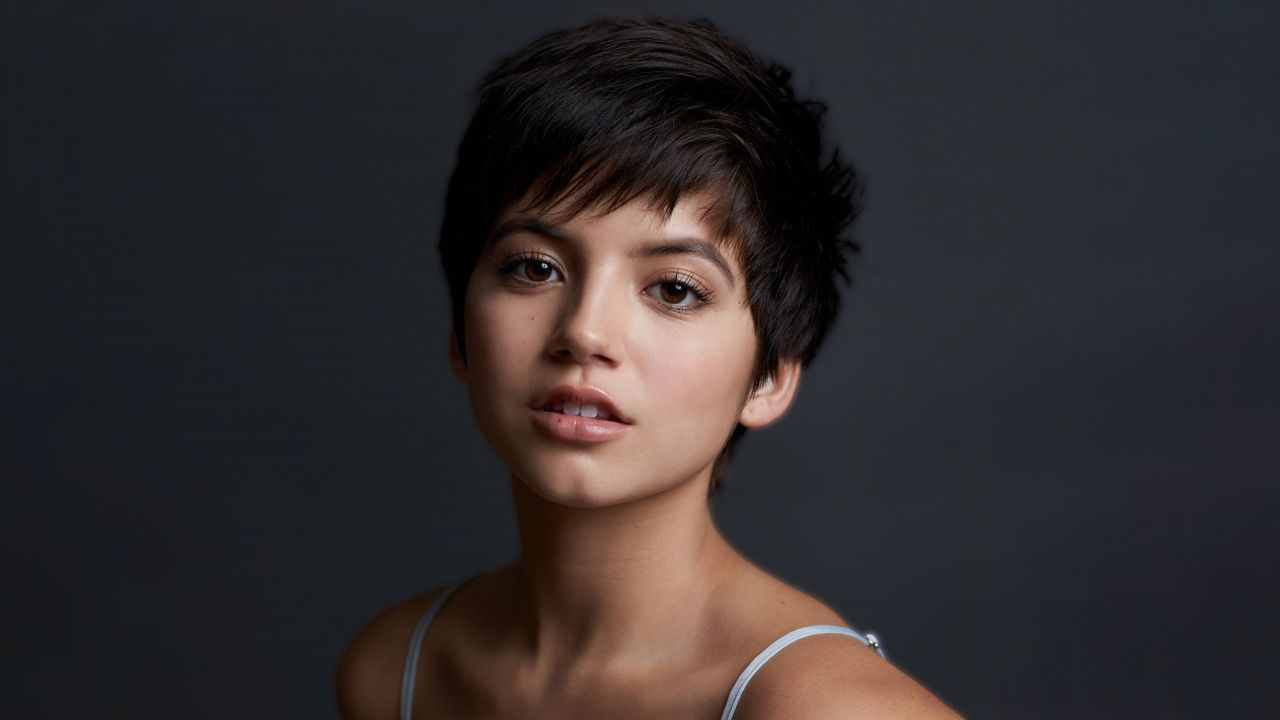
#> input picture official_sample.jpeg, 1280 x 720 px
$ python transition_width.py --dir ..   (older library calls are emulated)
#> lines starting #> are read from the running program, lines starting #| are printed output that depends on the picture; after the words box and inside, x2 and y2 are one past the last pixel; in counts of white or black regions, pixels touching at a corner belong together
#!/usr/bin/env python3
"""[지표] 명암 경계의 **전이 폭**을 잰다 — "셀 셰이딩이냐 페인터리냐".

■ 왜 필요한가 (2026-08-07)
  사용자 요구가 "경계가 딱딱 있었으면 좋겠다"(셀 셰이딩)인데,
  **기존 지표 셋에는 이 축을 재는 것이 하나도 없다.**

    edge_contrast  경계에서의 gradient **크기**만 본다
    edge_density   0 이 아닌 gradient 화소의 **개수**만 본다
    flatness       평탄 영역의 std 만 본다. 경계는 안 본다

  12px 에 걸친 완만한 경사와 1px 계단이 같은 밝기차를 가지면
  **edge_contrast 가 동일하게 나온다.** 오히려 경사 쪽이 edge_density 가 더 높다.
  즉 지금 지표로는 "딱딱해졌다"를 판정할 수 없고, 실험을 해도 성공을 알 수 없다.
  `--w-edge 5` 와 `--w-flat 2` 가 애매하게 끝난 것도 이 때문일 가능성이 크다.

■ 무엇을 재는가
  경계에서 gradient **법선 방향**으로 휘도 프로파일을 떠서
  **10% → 90% 상승 거리(px)** 를 잰다.

    1~2px   셀 셰이딩 (계단)
    3~5px   소프트 셀
    8px+    페인터리 (그라데이션)

■ ★ 선(line)과 명암 경계(step)를 반드시 구분한다
  검은 선은 프로파일이 **내려갔다 올라온다**(ridge). 명암 경계는 **한 방향으로만 간다**(step).
  선까지 같이 세면 이 지표가 "선 두께"로 변질돼 원래 재려던 것을 못 잰다.
  → 단조성 검사로 ridge 를 버리고 step 만 남긴다. 이게 이 스크립트의 핵심이다.

■ 같이 재는 것: 이봉성(bimodality)
  셀 셰이딩은 밝은 면과 어두운 면 **두 봉우리**로 갈린다. 페인터리는 하나로 뭉친다.
  피부 영역 L 값을 2-means 로 나눈 뒤 **두 중심 사이 중간대에 걸친 화소 비율**을 본다.
  낮을수록 셀에 가깝다.

■ 읽는 법 — 이 스크립트가 답해야 하는 질문
  **teacher 타겟 자체가 이미 흐린가?**
  teacher 전이 폭이 8px 이상이면 학생 쪽 손실을 뭘 걸어도 못 넘는다.
  타겟에 없는 성질은 증류되지 않는다. 그 경우 처방은 손실이 아니라 타겟 평탄화다.

사용:
  python3 run/transition_width.py --dir out/oracle_occ65/teacher/target --dir out/id_a075/target
  python3 run/transition_width.py --dir <teacher> --dir <student> --n 24 --dump out/tw.json
"""
import argparse, glob, json, os, zlib
from pathlib import Path

import cv2
import numpy as np

EXT = (".png", ".jpg", ".jpeg", ".webp", ".bmp")


def list_images(d, n):
    files = [p for p in sorted(glob.glob(os.path.join(d, "*"))) if Path(p).suffix.lower() in EXT]
    if not files:
        raise SystemExit(f"이미지 없음: {d}")
    if n and len(files) > n:
        step = max(1, len(files) // n)
        files = files[::step][:n]
    return files


def face_mask(shape, scale=0.78):
    """크롭 중앙 타원. 배경·머리카락 경계가 섞이면 얼굴의 명암 경계를 못 잰다."""
    h, w = shape[:2]
    m = np.zeros((h, w), np.uint8)
    cv2.ellipse(m, (w // 2, h // 2), (int(w * 0.5 * scale), int(h * 0.5 * scale)),
                0, 0, 360, 255, -1)
    return m > 0


def sample_bilinear(img, xs, ys):
    h, w = img.shape
    x0 = np.clip(np.floor(xs).astype(np.int32), 0, w - 1)
    y0 = np.clip(np.floor(ys).astype(np.int32), 0, h - 1)
    x1 = np.clip(x0 + 1, 0, w - 1)
    y1 = np.clip(y0 + 1, 0, h - 1)
    fx = np.clip(xs - x0, 0, 1)
    fy = np.clip(ys - y0, 0, 1)
    return (img[y0, x0] * (1 - fx) * (1 - fy) + img[y0, x1] * fx * (1 - fy)
            + img[y1, x0] * (1 - fx) * fy + img[y1, x1] * fx * fy)


def rise_distances(bgr, radius=12.0, step=0.25, grad_pct=90.0,
                   min_delta=8.0, mono_tol=0.22, max_points=1500, seed=0):
    """경계마다 10→90% 상승 거리(px) 목록을 돌려준다."""
    lab = cv2.cvtColor(bgr, cv2.COLOR_BGR2LAB)
    L = lab[:, :, 0].astype(np.float32)          # 0~255 스케일

    gx = cv2.Sobel(L, cv2.CV_32F, 1, 0, ksize=3)
    gy = cv2.Sobel(L, cv2.CV_32F, 0, 1, ksize=3)
    mag = np.hypot(gx, gy)

    inside = face_mask(bgr.shape)
    border = int(radius) + 2
    inside[:border, :] = inside[-border:, :] = False
    inside[:, :border] = inside[:, -border:] = False

    vals = mag[inside]
    if vals.size == 0:
        return []
    thr = np.percentile(vals, grad_pct)
    ys, xs = np.nonzero((mag >= thr) & inside)
    if ys.size == 0:
        return []
    if ys.size > max_points:
        idx = np.random.default_rng(seed).choice(ys.size, max_points, replace=False)
        ys, xs = ys[idx], xs[idx]

    # 법선 = gradient 방향
    ux, uy = gx[ys, xs], gy[ys, xs]
    norm = np.hypot(ux, uy) + 1e-6
    ux, uy = ux / norm, uy / norm

    ts = np.arange(-radius, radius + 1e-6, step)                    # [T]
    px = xs[:, None] + ts[None, :] * ux[:, None]
    py = ys[:, None] + ts[None, :] * uy[:, None]
    prof = sample_bilinear(L, px, py)                               # [N,T]

    head = prof[:, :3].mean(1)
    tail = prof[:, -3:].mean(1)
    delta = tail - head

    keep = np.abs(delta) >= min_delta                                # 잡음 경계 제외
    if not keep.any():
        return []
    prof, head, delta = prof[keep], head[keep], delta[keep]

    q = (prof - head[:, None]) / delta[:, None]                      # 0 → 1 로 정규화

    # ★ 단조성 검사: 선(ridge)은 0~1 을 크게 벗어난다 → 버린다
    mono = (q.min(1) > -mono_tol) & (q.max(1) < 1.0 + mono_tol)
    if not mono.any():
        return []
    q = q[mono]

    out = []
    for row in q:
        i10 = np.argmax(row >= 0.10)
        if row[i10] < 0.10:
            continue
        after = row[i10:]
        j = np.argmax(after >= 0.90)
        if after[j] < 0.90:
            continue
        i90 = i10 + j
        # 선형 보간으로 서브픽셀
        def cross(i, level):
            if i == 0:
                return float(i)
            a, b = row[i - 1], row[i]
            return (i - 1) + (level - a) / (b - a + 1e-9)
        out.append((cross(i90, 0.90) - cross(i10, 0.10)) * step)
    return out


def midband_fraction(bgr, edge_pct=85.0):
    """피부 L 값을 2-means 로 나누고, 두 중심 사이 중간대에 걸친 화소 비율.

    셀 = 두 봉우리로 갈림 → 낮음.  페인터리 = 하나로 뭉침 → 높음.
    """
    lab = cv2.cvtColor(bgr, cv2.COLOR_BGR2LAB)
    L = lab[:, :, 0].astype(np.float32)
    gx = cv2.Sobel(L, cv2.CV_32F, 1, 0, ksize=3)
    gy = cv2.Sobel(L, cv2.CV_32F, 0, 1, ksize=3)
    mag = np.hypot(gx, gy)
    inside = face_mask(bgr.shape)
    flat = inside & (mag < np.percentile(mag[inside], edge_pct))     # 경계 자체는 제외
    v = L[flat].reshape(-1, 1).astype(np.float32)
    if v.size < 200:
        return float("nan")
    crit = (cv2.TERM_CRITERIA_EPS + cv2.TERM_CRITERIA_MAX_ITER, 20, 0.5)
    _, _, centers = cv2.kmeans(v, 2, None, crit, 3, cv2.KMEANS_PP_CENTERS)
    c = np.sort(centers.ravel())
    sep = c[1] - c[0]
    if sep < 1e-3:
        return 1.0
    mid_lo, mid_hi = c[0] + 0.25 * sep, c[1] - 0.25 * sep             # 가운데 50% 구간
    return float(((v.ravel() > mid_lo) & (v.ravel() < mid_hi)).mean())


def main():
    ap = argparse.ArgumentParser()
    ap.add_argument("--dir", action="append", required=True, help="이미지 폴더(반복 지정)")
    ap.add_argument("--n", type=int, default=24, help="폴더당 표본 장수")
    ap.add_argument("--radius", type=float, default=12.0, help="프로파일 반경 px")
    ap.add_argument("--grad-pct", type=float, default=90.0, dest="grad_pct",
                    help="경계 후보 gradient 백분위")
    ap.add_argument("--min-delta", type=float, default=8.0, dest="min_delta",
                    help="이 밝기차(0~255) 미만의 경계는 잡음으로 보고 버린다")
    ap.add_argument("--dump", default=None, help="결과 json 경로")
    args = ap.parse_args()

    rows = []
    for d in args.dir:
        files = list_images(d, args.n)
        rise, mid = [], []
        for f in files:
            im = cv2.imread(f, cv2.IMREAD_COLOR)
#> im is the input picture: shape (720, 1280, 3); mean B, G, R 46.2, 44.7, 49.1
            if im is None:
                continue
            # ★ 시드를 파일명으로 고정한다(2026-08-07 버그 수정).
            #   전에는 rng 를 폴더 간에 공유해서, 앞에 폴더를 몇 개 놓느냐에 따라
            #   같은 폴더가 3.0% / 3.7% 로 다르게 나왔다. 순위는 안 바뀌지만 재현이 안 된다.
            seed = zlib.crc32(Path(f).stem.encode())   # hash()는 프로세스마다 달라진다
            rise += rise_distances(im, args.radius, 0.25, args.grad_pct,
                                   args.min_delta, seed=seed)
#> in rise_distances, `lab = cv2.cvtColor(bgr, cv2.COLOR_BGR2LAB)`: lab: shape (720, 1280, 3); mean of channels 0, 1, 2 47.2, 130.5, 127.5
#> in face_mask, `cv2.ellipse(m, (w // 2, h // 2), (int(w * 0.5 * scale), int(h * 0.5 * ..`:
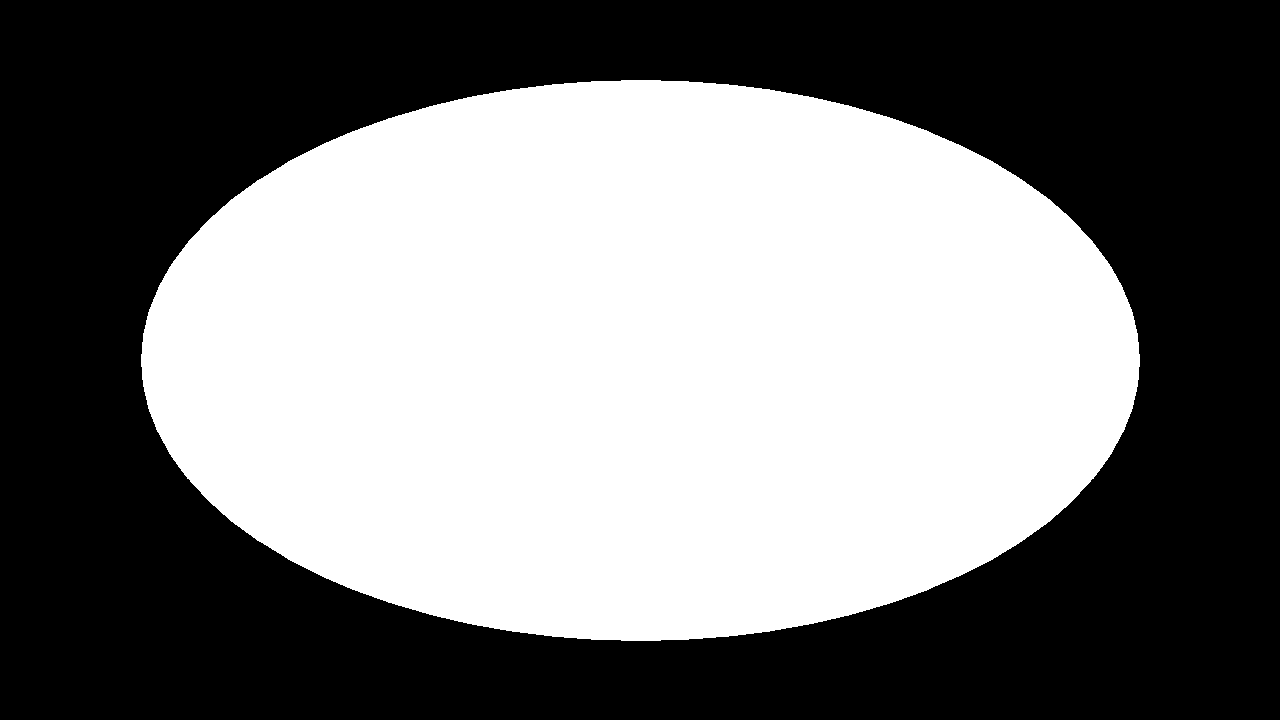
#> m: shape (720, 1280); 47.7% white; 1 white region, box (x1, y1, x2, y2) and area: (141, 80, 1140, 641) 439601
#> in rise_distances, `thr = np.percentile(vals, grad_pct)`: thr = 41.98
#> in rise_distances, `ys, xs = ys[idx], xs[idx]`: ys = 1500 values, max 638 at index 1228, min 80 at index 1055, mean 290.2; xs = 1500 values, max 860 at index 677, min 438 at index 1494, mean 658
#> in rise_distances, `ux, uy = gx[ys, xs], gy[ys, xs]`: ux = 1500 values, max 573 at index 1342, min -378 at index 1262, mean -1.55; uy = 1500 values, max 425 at index 233, min -484 at index 754, mean 5.19
#> in rise_distances, `norm = np.hypot(ux, uy) + 1e-6`: norm = 1500 values, max 599.7 at index 1342, min 41.98 at index 368, mean 85.81
#> in rise_distances, `ux, uy = ux / norm, uy / norm`: ux = 1500 values, max 1 at index 370, min -1 at index 1018, mean -0.00305; uy = 1500 values, max 1 at index 336, min -1 at index 43, mean 0.0449
#> in sample_bilinear, `x0 = np.clip(np.floor(xs).astype(np.int32), 0, w - 1)`:
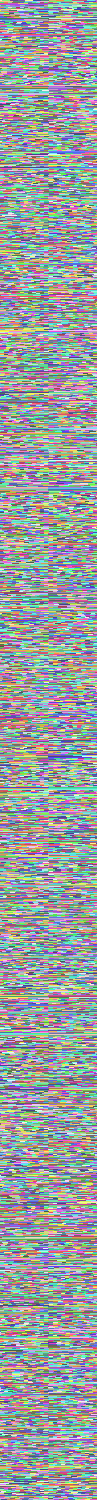
#> x0: shape (1500, 97) int32; 445 distinct labels, from 426 to 870; one colour per label, 0 black
#> in sample_bilinear, `y0 = np.clip(np.floor(ys).astype(np.int32), 0, h - 1)`:
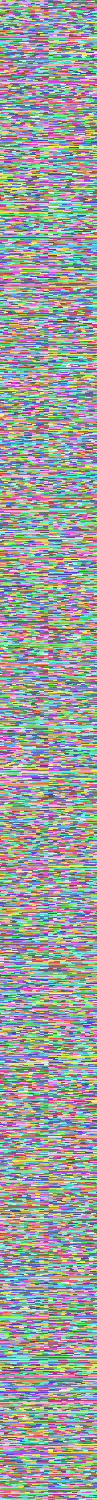
#> y0: shape (1500, 97) int32; 575 distinct labels, from 68 to 642; one colour per label, 0 black
#> in sample_bilinear, `x1 = np.clip(x0 + 1, 0, w - 1)`: x1: shape (1500, 97) int32; 445 distinct labels, from 427 to 871
#> in sample_bilinear, `y1 = np.clip(y0 + 1, 0, h - 1)`: y1: shape (1500, 97) int32; 575 distinct labels, from 69 to 643
#> in sample_bilinear, `return (img[y0, x0] * (1 - fx) * (1 - fy) + img[y0, x1] * fx * (1 - fy..`:
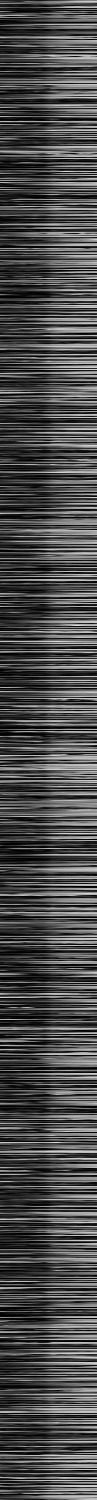
#> returned value: shape (1500, 97) float64; min 0, max 221.6, mean 75.9
#> in rise_distances, `head = prof[:, :3].mean(1)`: head = 1500 values, max 208.5 at index 997, min 0.167 at index 338, mean 53.39
#> in rise_distances, `tail = prof[:, -3:].mean(1)`: tail = 1500 values, max 214.2 at index 497, min 0 at index 946, mean 101.9
#> in rise_distances, `delta = tail - head`: delta = 1500 values, max 180.8 at index 1043, min -159.8 at index 997, mean 48.54
#> in rise_distances, `prof, head, delta = prof[keep], head[keep], delta[keep]`:
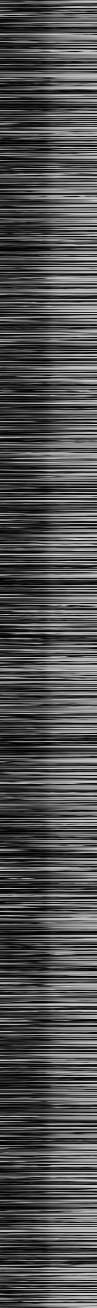
#> prof: shape (1308, 97) float64; min 0, max 221.6, mean 81
#> in rise_distances, `prof, head, delta = prof[keep], head[keep], delta[keep]`: head = 1308 values, max 208.5 at index 870, min 0.414 at index 578, mean 55.09; delta = 1308 values, max 180.8 at index 909, min -159.8 at index 870, mean 55.64
#> in rise_distances, `q = q[mono]`:
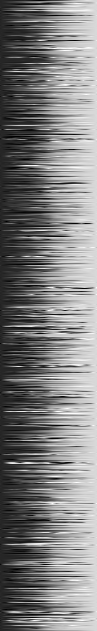
#> q: shape (631, 97) float64; min -0.22, max 1.22, mean 0.494; drawn with min black and max white
#> the loop in rise_distances, `for row in q:` made 631 passes
#> (i10, j, i90) on passes 1 to 3: (57, 22, 79), (11, 61, 72), (9, 84, 93)
#> after the loop in rise_distances, `for row in q:`: out = 631 values, max 22.86 at index 564, min 1.39 at index 463, mean 11.81
#> rise has the same summary as out in rise_distances
            m = midband_fraction(im)
#> in midband_fraction, `flat = inside & (mag < np.percentile(mag[inside], edge_pct))`:
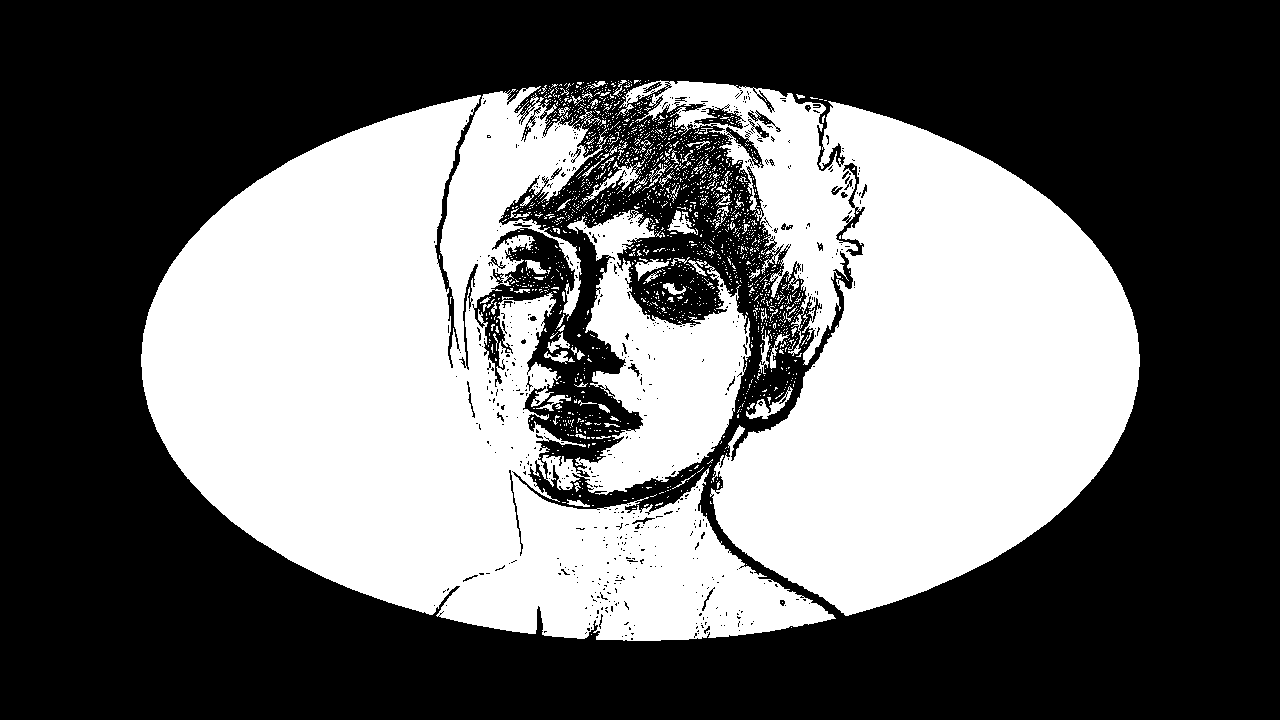
#> flat: shape (720, 1280) bool; 40.5% white; 1888 white regions (1804 under 20 px), largest, box (x1, y1, x2, y2) and area: (141, 86, 836, 641) 213370, (617, 80, 1140, 616) 149490, (582, 161, 642, 202) 543
#> in midband_fraction, `_, _, centers = cv2.kmeans(v, 2, None, crit, 3, cv2.KMEANS_PP_CENTERS)`: centers = [34.93, 160.7]
#> in midband_fraction, `sep = c[1] - c[0]`: sep = 125.8
#> in midband_fraction, `mid_lo, mid_hi = c[0] + 0.25 * sep, c[1] - 0.25 * sep`: mid_lo = 66.37; mid_hi = 129.3
#> m = 0.0314
            if not np.isnan(m):
                mid.append(m)
        if not rise:
            print(f"[warn] 경계 표본 0: {d}")
            continue
        r = np.array(rise)
#> r has the same summary as out in rise_distances
        rows.append({
            "dir": d, "images": len(files), "edges": int(r.size),
            "p25": float(np.percentile(r, 25)),
            "median": float(np.median(r)),
            "p75": float(np.percentile(r, 75)),
            "hard_ratio": float((r <= 2.0).mean()),
            "midband": float(np.mean(mid)) if mid else float("nan"),
        })

    print("\n=== 명암 경계 전이 폭 (10→90% 상승 거리, px) ===")
    print(f"{'폴더':<44}{'표본':>7}{'p25':>7}{'중앙':>7}{'p75':>7}{'<=2px':>8}{'중간대':>8}")
    print("-" * 88)
    for x in rows:
        name = x["dir"] if len(x["dir"]) <= 42 else "..." + x["dir"][-39:]
        print(f"{name:<44}{x['edges']:>7}{x['p25']:>7.2f}{x['median']:>7.2f}"
              f"{x['p75']:>7.2f}{100*x['hard_ratio']:>7.1f}%{100*x['midband']:>7.1f}%")
#> this loop made 1 pass
#> name on pass 1: '..'
#| ..                                              631   8.57  11.20  15.27    0.8%    3.1%

    print("\n읽는 법")
    print("  중앙 1~2px = 셀 셰이딩(계단) / 3~5px = 소프트 셀 / 8px+ = 페인터리")
    print("  <=2px   전체 경계 중 계단으로 볼 수 있는 비율. 높을수록 셀")
    print("  중간대  피부 L 값이 밝은면·어두운면 두 봉우리 사이에 걸친 비율.")
    print("          낮을수록 이봉성이 뚜렷 = 셀. 높을수록 뭉개짐 = 페인터리")
    print("\n판정")
    print("  ★ teacher 타겟의 중앙값이 8px 이상이면 **타겟 문제**다.")
    print("    타겟에 없는 성질은 증류되지 않으므로 학생 손실로는 못 넘는다 → 타겟 평탄화로 간다.")
    print("  teacher 가 3px 이하인데 학생이 그보다 크면 **손실 문제**다 → 소프트 램프 네거티브로 간다.")
    print("  ※ 선(line)은 단조성 검사로 제외했다. 이 숫자는 선 두께가 아니라 명암 경계 폭이다.")

    if args.dump:
        Path(args.dump).parent.mkdir(parents=True, exist_ok=True)
        Path(args.dump).write_text(json.dumps(rows, ensure_ascii=False, indent=2), encoding="utf-8")
        print(f"\n→ {args.dump}")


if __name__ == "__main__":
    main()
